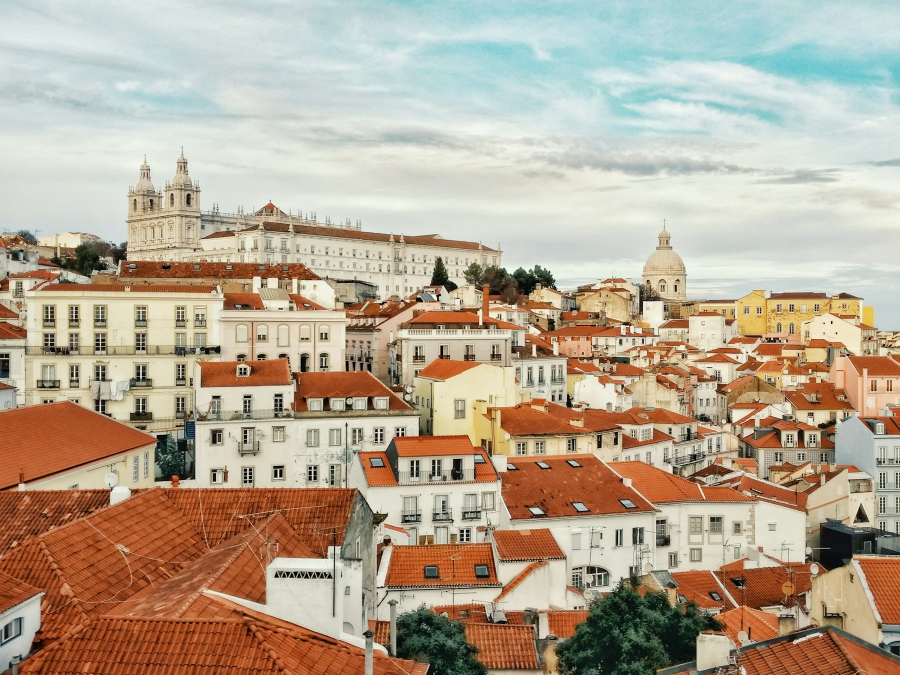
#> input picture design/directions/photos/lisboa-alfama-sao-vicente.jpg, 1800 x 1350 px (shown at 1/2 size)
$ python -i grade.py   (imports and definitions only)
#> lines starting #> are read from the running program, lines starting #| are printed output that depends on the picture
#> further down, picture is the input picture: PIL image 1800x1350 RGB; mean R, G, B 181.3, 165.9, 146.1
# Prompt 31 (D58): one grade for every clip of the v4 films. 1920×1080 with a 2.39:1 letterbox; night in cool teal
# with deep blacks, Portugal warm and golden, screens kept readable; soft halation on lights and fine 35 mm grain.
# Used by storyboard.py (stills) and film.py (every frame).
import os
import numpy as np
from PIL import Image, ImageDraw, ImageFilter, ImageFont

W, H = 1920, 1080
ACT = round(W / 2.39)            # 803 px of picture
TOP = (H - ACT) // 2             # 138 px bars
FONTS = os.path.expanduser("~/.fonts")


def fit(img, w=W, h=H, y=0.5):
    """Cover-crop to w×h; y picks the vertical focus (0 top, 1 bottom)."""
#> called with w = 1920, h = 1080, y = 0.5
    img = img.convert("RGB"); s = max(w / img.width, h / img.height)
#> after `s = max(w / img.width, h / img.height)`: s = 1.07
    img = img.resize((round(img.width * s), round(img.height * s)), Image.LANCZOS)
    x0 = (img.width - w) // 2; y0 = round((img.height - h) * y)
#> after `x0 = (img.width - w) // 2`: x0 = 0
#> after `y0 = round((img.height - h) * y)`: y0 = 180
    return img.crop((x0, y0, x0 + w, y0 + h))
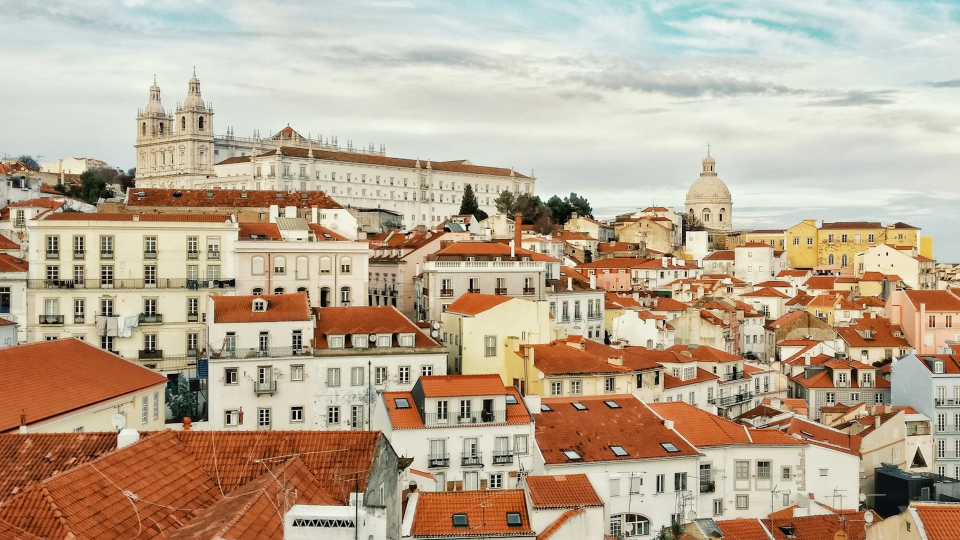
#> returned value: PIL image 1920x1080 RGB (shown at 1/2 size); mean R, G, B 187, 168.4, 146.2


def _luma(a):
    return a[..., 0] * .2126 + a[..., 1] * .7152 + a[..., 2] * .0722


# [40 lines left out: functions grade, letterbox, not called in this run]


def font(name, size):
    return ImageFont.truetype(os.path.join(FONTS, name), size)


# [14 lines left out: function text, not called in this run]

>>> from PIL import Image
>>> picture = Image.open('../../../design/directions/photos/lisboa-alfama-sao-vicente.jpg')
>>> result = fit(picture)

$ run again, on design/directions/photos/lisboa-alfama-telhados.jpg
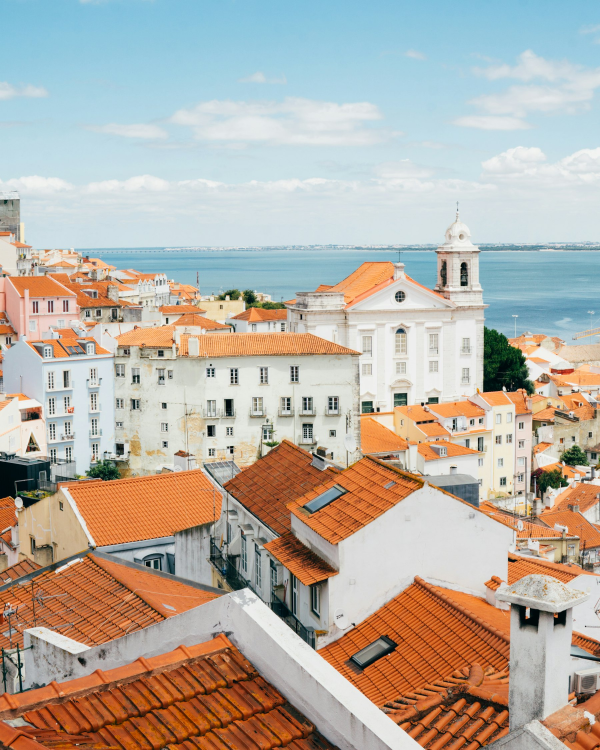
#> input picture design/directions/photos/lisboa-alfama-telhados.jpg, 1800 x 2250 px (shown at 1/3 size)
#> picture is the input picture: PIL image 1800x2250 RGB; mean R, G, B 183, 174.6, 164
#> in fit, `return img.crop((x0, y0, x0 + w, y0 + h))`:
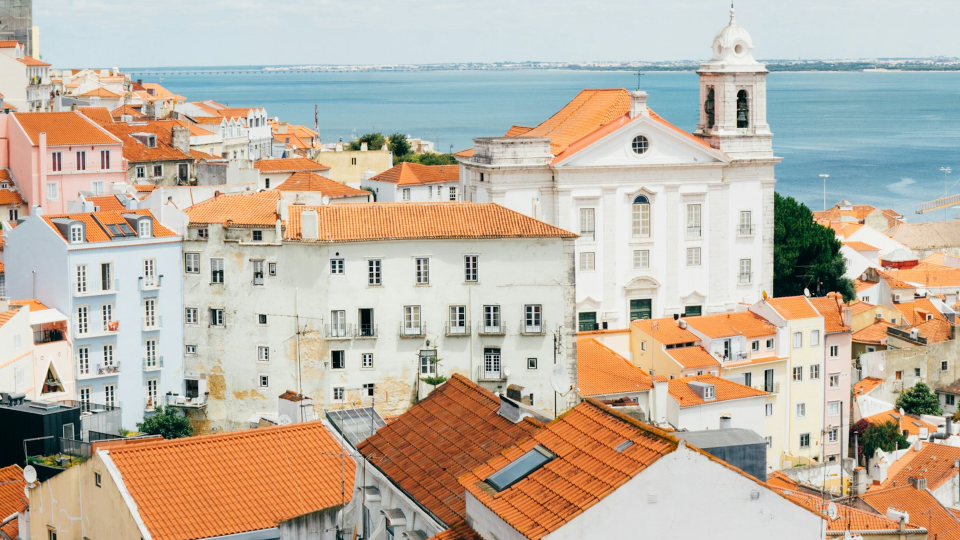
#> returned value: PIL image 1920x1080 RGB (shown at 1/2 size); mean R, G, B 191.1, 178.6, 162.8

$ run again, on design/directions/photos/lisboa-anoitecer-castelo.jpg
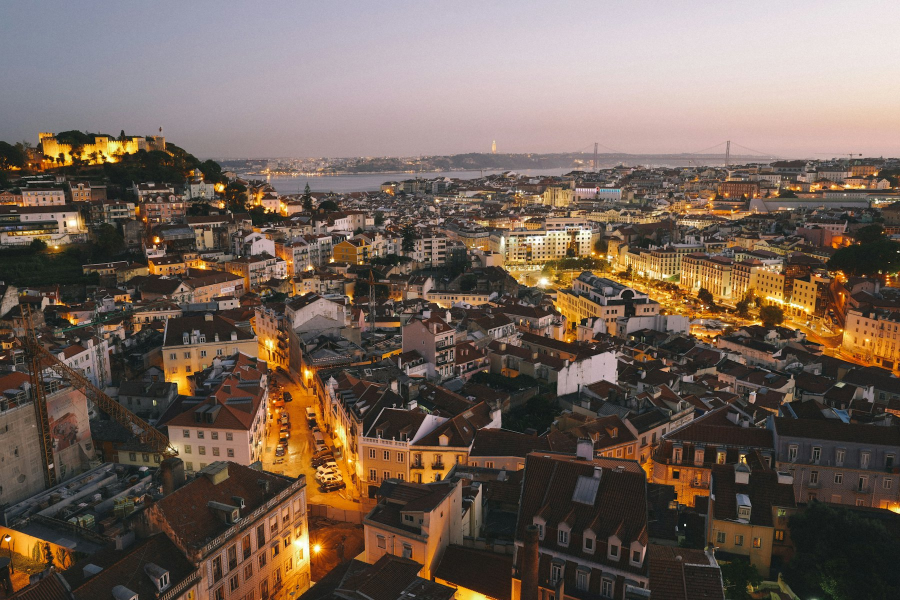
#> input picture design/directions/photos/lisboa-anoitecer-castelo.jpg, 1800 x 1200 px (shown at 1/2 size)
#> picture is the input picture: PIL image 1800x1200 RGB; mean R, G, B 115.4, 98.9, 87.9
#> in fit, `return img.crop((x0, y0, x0 + w, y0 + h))`:
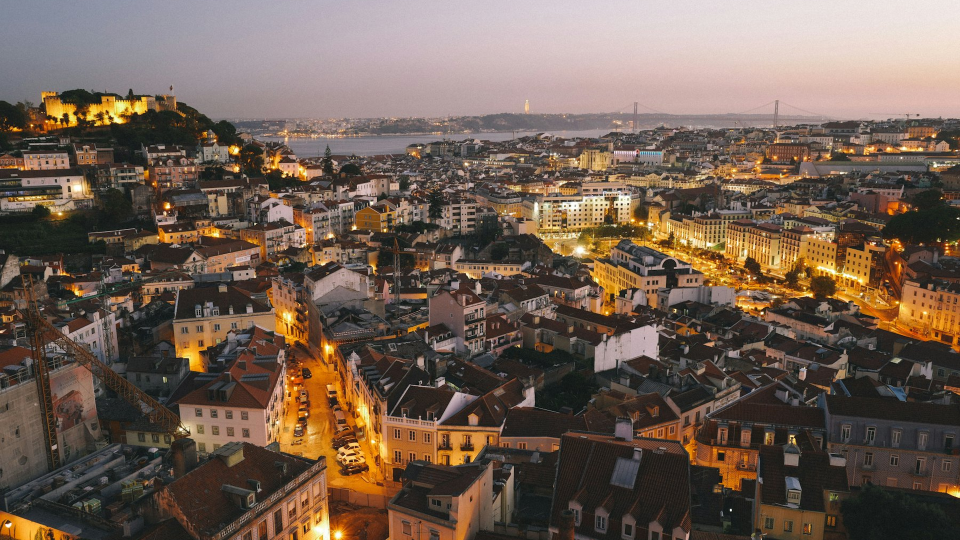
#> returned value: PIL image 1920x1080 RGB (shown at 1/2 size); mean R, G, B 113, 95.2, 82.4

$ run again, on design/directions/photos/lisboa-baixa-telhados.jpg
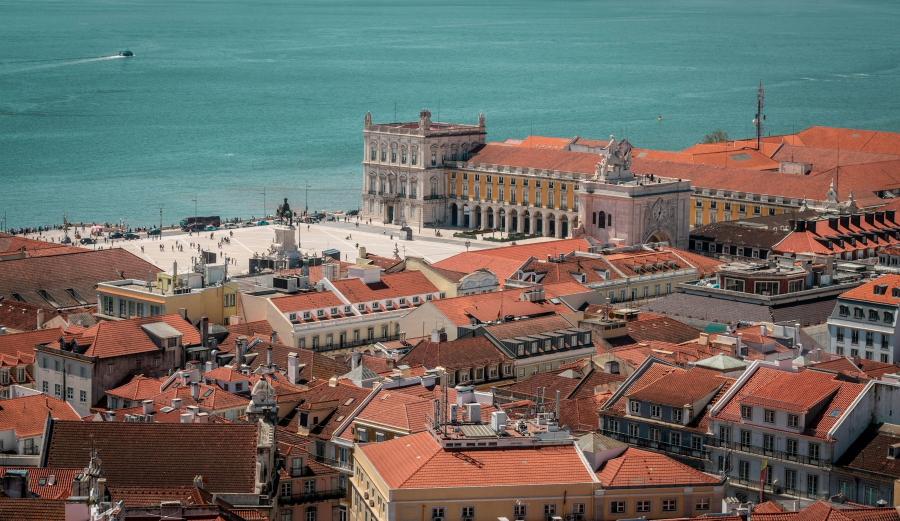
#> input picture design/directions/photos/lisboa-baixa-telhados.jpg, 1800 x 1041 px (shown at 1/2 size)
#> picture is the input picture: PIL image 1800x1041 RGB; mean R, G, B 109.9, 108.2, 101.5
#> in fit, `return img.crop((x0, y0, x0 + w, y0 + h))`:
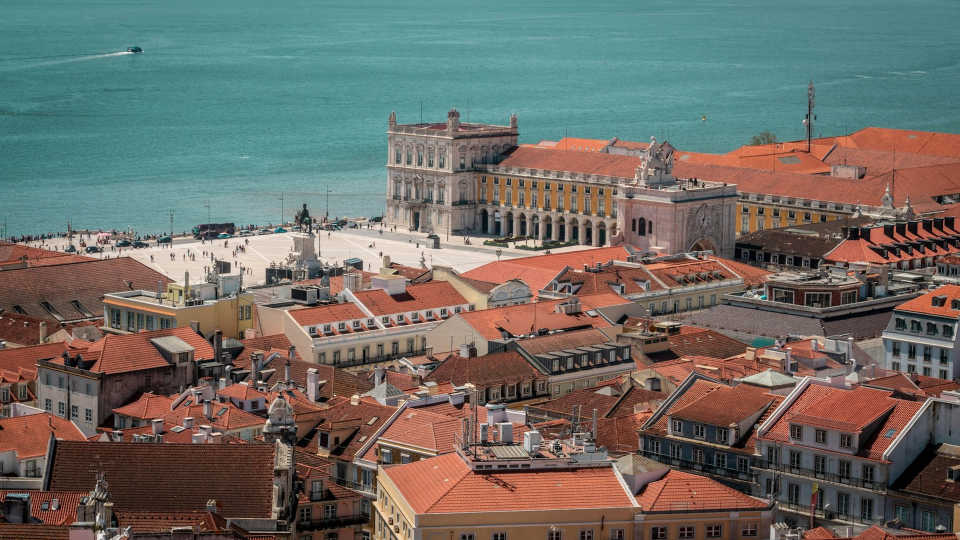
#> returned value: PIL image 1920x1080 RGB (shown at 1/2 size); mean R, G, B 110.5, 108.3, 101.6
